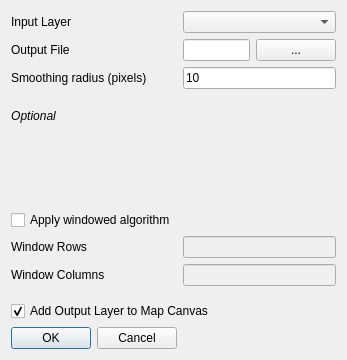
<?xml version="1.0" encoding="UTF-8"?>
<ui version="4.0">
 <class>FFTConvolutionDialogBase</class>
 <widget class="QDialog" name="FFTConvolutionDialogBase">
  <property name="geometry">
   <rect>
    <x>0</x>
    <y>0</y>
    <width>347</width>
    <height>360</height>
   </rect>
  </property>
  <property name="windowTitle">
   <string>FFT COnvolution Filters</string>
  </property>
  <layout class="QFormLayout" name="formLayout">
   <item row="0" column="0">
    <widget class="QLabel" name="input_label">
     <property name="text">
      <string>Input Layer</string>
     </property>
    </widget>
   </item>
   <item row="0" column="1">
    <widget class="QgsMapLayerComboBox" name="input_layer"/>
   </item>
   <item row="1" column="0">
    <widget class="QLabel" name="output_label">
     <property name="text">
      <string>Output File</string>
     </property>
    </widget>
   </item>
   <item row="1" column="1">
    <layout class="QHBoxLayout" name="horizontalLayout">
     <item>
      <widget class="QLineEdit" name="output_file"/>
     </item>
     <item>
      <widget class="QPushButton" name="output_file_button">
       <property name="sizePolicy">
        <sizepolicy hsizetype="Fixed" vsizetype="Fixed">
         <horstretch>30</horstretch>
         <verstretch>30</verstretch>
        </sizepolicy>
       </property>
       <property name="text">
        <string>...</string>
       </property>
      </widget>
     </item>
    </layout>
   </item>
   <item row="2" column="0">
    <widget class="QLabel" name="size_label">
     <property name="text">
      <string>Smoothing radius (pixels)</string>
     </property>
    </widget>
   </item>
   <item row="2" column="1">
    <widget class="QLineEdit" name="size">
     <property name="text">
      <string>10</string>
     </property>
     <property name="placeholderText">
      <string/>
     </property>
    </widget>
   </item>
   <item row="3" column="0">
    <widget class="Line" name="line">
     <property name="sizePolicy">
      <sizepolicy hsizetype="Minimum" vsizetype="Fixed">
       <horstretch>50</horstretch>
       <verstretch>5</verstretch>
      </sizepolicy>
     </property>
     <property name="orientation">
      <enum>Qt::Horizontal</enum>
     </property>
    </widget>
   </item>
   <item row="4" column="0">
    <widget class="QLabel" name="optional">
     <property name="text">
      <string>&lt;html&gt;&lt;head/&gt;&lt;body&gt;&lt;p align=&quot;center&quot;&gt;&lt;span style=&quot; font-style:italic;&quot;&gt;Optional&lt;/span&gt;&lt;/p&gt;&lt;/body&gt;&lt;/html&gt;</string>
     </property>
    </widget>
   </item>
   <item row="5" column="0" colspan="2">
    <widget class="QCheckBox" name="window">
     <property name="enabled">
      <bool>true</bool>
     </property>
     <property name="text">
      <string>Apply windowed algorithm</string>
     </property>
    </widget>
   </item>
   <item row="6" column="0">
    <widget class="QLabel" name="rowlabel">
     <property name="text">
      <string>Window Rows</string>
     </property>
    </widget>
   </item>
   <item row="6" column="1">
    <widget class="QLineEdit" name="window_rows">
     <property name="enabled">
      <bool>false</bool>
     </property>
    </widget>
   </item>
   <item row="7" column="0">
    <widget class="QLabel" name="collabel">
     <property name="text">
      <string>Window Columns</string>
     </property>
    </widget>
   </item>
   <item row="7" column="1">
    <widget class="QLineEdit" name="window_cols">
     <property name="enabled">
      <bool>false</bool>
     </property>
    </widget>
   </item>
   <item row="8" column="0">
    <widget class="Line" name="line_2">
     <property name="sizePolicy">
      <sizepolicy hsizetype="Maximum" vsizetype="Fixed">
       <horstretch>0</horstretch>
       <verstretch>5</verstretch>
      </sizepolicy>
     </property>
     <property name="orientation">
      <enum>Qt::Horizontal</enum>
     </property>
    </widget>
   </item>
   <item row="9" column="0" colspan="2">
    <widget class="QCheckBox" name="check_add">
     <property name="text">
      <string>Add Output Layer to Map Canvas</string>
     </property>
     <property name="checked">
      <bool>true</bool>
     </property>
    </widget>
   </item>
   <item row="10" column="0">
    <widget class="QDialogButtonBox" name="button_box">
     <property name="orientation">
      <enum>Qt::Horizontal</enum>
     </property>
     <property name="standardButtons">
      <set>QDialogButtonBox::Cancel|QDialogButtonBox::Ok</set>
     </property>
    </widget>
   </item>
  </layout>
 </widget>
 <customwidgets>
  <customwidget>
   <class>QgsMapLayerComboBox</class>
   <extends>QComboBox</extends>
   <header>qgis.gui</header>
  </customwidget>
 </customwidgets>
 <resources/>
 <connections>
  <connection>
   <sender>button_box</sender>
   <signal>accepted()</signal>
   <receiver>FFTConvolutionDialogBase</receiver>
   <slot>accept()</slot>
   <hints>
    <hint type="sourcelabel">
     <x>10</x>
     <y>350</y>
    </hint>
    <hint type="destinationlabel">
     <x>20</x>
     <y>20</y>
    </hint>
   </hints>
  </connection>
  <connection>
   <sender>button_box</sender>
   <signal>rejected()</signal>
   <receiver>FFTConvolutionDialogBase</receiver>
   <slot>reject()</slot>
   <hints>
    <hint type="sourcelabel">
     <x>10</x>
     <y>350</y>
    </hint>
    <hint type="destinationlabel">
     <x>20</x>
     <y>20</y>
    </hint>
   </hints>
  </connection>
  <connection>
   <sender>window</sender>
   <signal>toggled(bool)</signal>
   <receiver>window_rows</receiver>
   <slot>setEnabled(bool)</slot>
   <hints>
    <hint type="sourcelabel">
     <x>25</x>
     <y>251</y>
    </hint>
    <hint type="destinationlabel">
     <x>206</x>
     <y>288</y>
    </hint>
   </hints>
  </connection>
  <connection>
   <sender>window</sender>
   <signal>toggled(bool)</signal>
   <receiver>window_cols</receiver>
   <slot>setEnabled(bool)</slot>
   <hints>
    <hint type="sourcelabel">
     <x>149</x>
     <y>249</y>
    </hint>
    <hint type="destinationlabel">
     <x>205</x>
     <y>326</y>
    </hint>
   </hints>
  </connection>
 </connections>
</ui>
